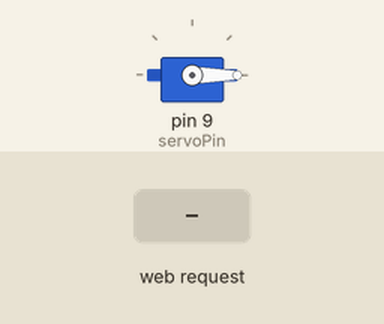
A sketch run on a simulated Arduino Uno WiFi Rev2. Parts: servo. Inputs (shaded band) come from the test bench. WiFi joins after 1.5 s; servers stay silent unless stated; what the sketch prints to the serial monitor is not drawn.

Above: at 7.7 s.
7.8 s: HTTP request GET /servo?action=rotate received
At 8.4 s:
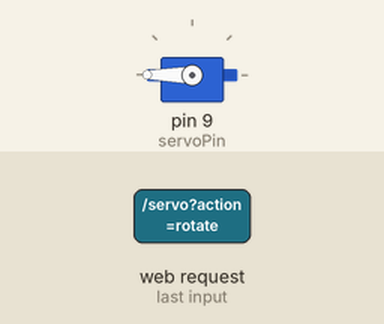
At 18.22 s:
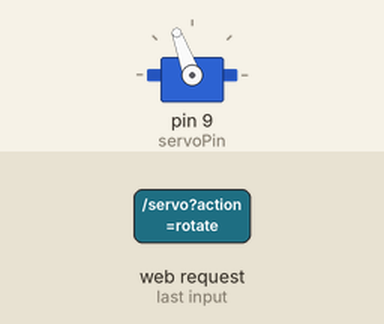
Timing chart, 0 to 19.6 s (numbered marks = the images above; inputs shaded):
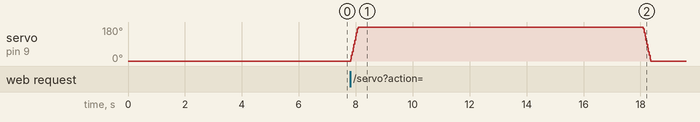

Measured:
- after the input at 7.8 s, servo on pin 9 (servoPin): rises from 0° to 180° in 0.27 s, then falls to 0° in 10.3 s

The sketch:

servo.ino
```cpp
#include <Servo.h>
#include <WiFiNINA.h>

// WiFi 설정
char ssid[] = "WIFI ID";
char password[] = "PASSWORD";
int status = WL_IDLE_STATUS;
WiFiServer server(80);

// 서보모터 핀 설정
const int servoPin = 9;
Servo servo;

void setup()
{
  // 시리얼 통신 초기화
  Serial.begin(9600);

  // WiFi 연결
  while (status != WL_CONNECTED)
  {
    Serial.print("Attempting to connect to SSID: ");
    Serial.println(ssid);
    status = WiFi.begin(ssid, password);
    delay(5000);
  }
  server.begin();

  // 서보모터 핀 설정
  servo.attach(servoPin);
  servo.write(0);  // 초기 위치 (0도)
}

void loop()
{
  WiFiClient client = server.available();
  if (client)
  {
    String request = client.readStringUntil('\r');
    client.flush();

    if (request.indexOf("/servo?action=rotate") != -1)
    {
      // "/servo?action=rotate" 엔드포인트에 대한 요청 수신
      rotateServo();
    }

    client.println("HTTP/1.1 200 OK");
    client.println("Content-Type: text/html");
    client.println();
    client.println("<h1>Arduino Uno WiFi Rev2</h1>");
    client.println("<p>Servo Motor Control</p>");
    //client.stop();
  }
}

void rotateServo()
{
  // 서보모터 작동
  for (int angle = 0; angle <= 180; angle += 10)
  {
    servo.write(angle);
    delay(15);
  }

  delay(10000);

  // 서보모터 초기 위치로 이동
  for (int angle = 180; angle >= 0; angle -= 10)
  {
    servo.write(angle);
    delay(15);
  }
}
```
